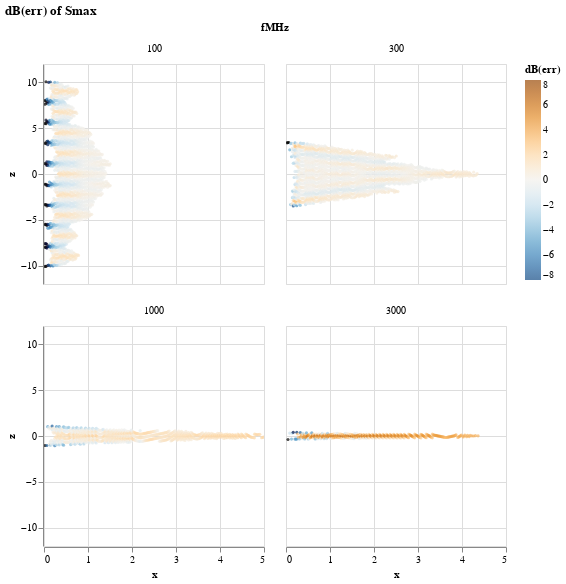

This figure's notebook cell:
### Markdown cell above
##### Scatter plots by fMHz

### Code cell
chart = alt.Chart(dBerrSmaxSmall).mark_circle(size=10).encode(
    x='x',
    y='z',
    color=alt.Color("value:Q", title='dB(err)')\
             .scale(scheme='blueorange',domain=[-8,8],bins=np.arange(-8,12,2)),
    tooltip=['x', 'z', 'value'],
    facet=alt.Facet('fMHz:O', columns=2),
).properties(
    width=220,
    height=220,
    title='dB(err) of Smax'
).interactive()
chart

### Figure 1 — Vega-Lite specification as saved in the notebook (floating-point values rounded to 4 significant figures; data arrays with more than 128 entries replaced by an {"elided": "..."} marker saying what was removed)
{"config": {"view": {"continuousWidth": 300, "continuousHeight": 300}}, "data": {"name": "data-b61ed9885b3080dc9084258585d485f4"}, "mark": {"type": "circle", "size": 10}, "encoding": {"color": {"field": "value", "scale": {"scheme": "blueorange", "domain": [-8, 8], "bins": [-8.0, -6.0, -4.0, -2.0, 0.0, 2.0, 4.0, 6.0, 8.0, 10.0]}, "title": "dB(err)", "type": "quantitative"}, "facet": {"columns": 2, "field": "fMHz", "type": "ordinal"}, "tooltip": [{"field": "x", "type": "quantitative"}, {"field": "z", "type": "quantitative"}, {"field": "value", "type": "quantitative"}], "x": {"field": "x", "type": "quantitative"}, "y": {"field": "z", "type": "quantitative"}}, "height": 220, "params": [{"name": "param_13", "select": {"type": "interval", "encodings": ["x", "y"]}, "bind": "scales"}], "title": "dB(err) of Smax", "width": 220, "$schema": "https://vega.github.io/schema/vega-lite/v5.14.1.json", "datasets": {"data-b61ed9885b3080dc9084258585d485f4": {"elided": "4790 records"}}}
